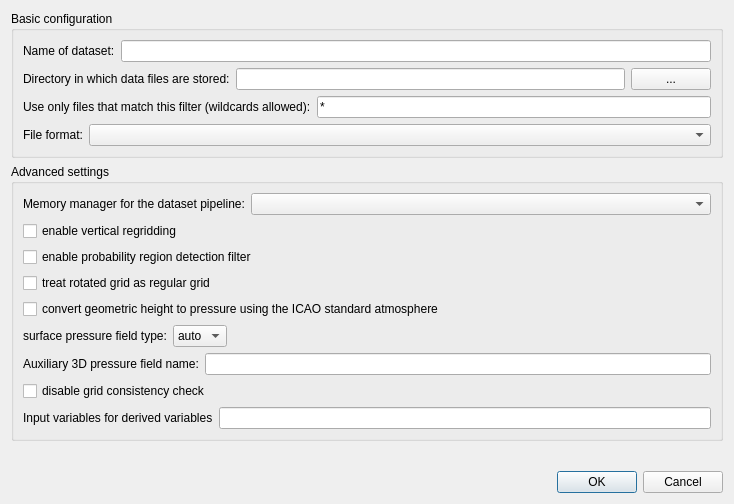
<?xml version="1.0" encoding="UTF-8"?>
<ui version="4.0">
 <class>MAddDatasetDialog</class>
 <widget class="QDialog" name="MAddDatasetDialog">
  <property name="geometry">
   <rect>
    <x>0</x>
    <y>0</y>
    <width>734</width>
    <height>504</height>
   </rect>
  </property>
  <property name="windowTitle">
   <string>Add a new dataset to the Met.3D pipeline</string>
  </property>
  <layout class="QVBoxLayout" name="verticalLayout_3">
   <item>
    <widget class="QGroupBox" name="groupBox">
     <property name="title">
      <string>Basic configuration</string>
     </property>
     <property name="flat">
      <bool>false</bool>
     </property>
     <property name="checkable">
      <bool>false</bool>
     </property>
     <layout class="QVBoxLayout" name="verticalLayout">
      <item>
       <layout class="QHBoxLayout" name="horizontalLayout_2">
        <item>
         <widget class="QLabel" name="label">
          <property name="text">
           <string>Name of dataset:</string>
          </property>
         </widget>
        </item>
        <item>
         <widget class="QLineEdit" name="nameEdit"/>
        </item>
       </layout>
      </item>
      <item>
       <layout class="QHBoxLayout" name="horizontalLayout">
        <property name="sizeConstraint">
         <enum>QLayout::SetNoConstraint</enum>
        </property>
        <item>
         <widget class="QLabel" name="label_3">
          <property name="sizePolicy">
           <sizepolicy hsizetype="Fixed" vsizetype="Fixed">
            <horstretch>0</horstretch>
            <verstretch>0</verstretch>
           </sizepolicy>
          </property>
          <property name="text">
           <string>Directory in which data files are stored:</string>
          </property>
         </widget>
        </item>
        <item>
         <widget class="QLineEdit" name="pathEdit">
          <property name="sizePolicy">
           <sizepolicy hsizetype="Expanding" vsizetype="Fixed">
            <horstretch>0</horstretch>
            <verstretch>0</verstretch>
           </sizepolicy>
          </property>
         </widget>
        </item>
        <item>
         <widget class="QPushButton" name="browseButton">
          <property name="sizePolicy">
           <sizepolicy hsizetype="Minimum" vsizetype="Fixed">
            <horstretch>0</horstretch>
            <verstretch>0</verstretch>
           </sizepolicy>
          </property>
          <property name="text">
           <string>...</string>
          </property>
         </widget>
        </item>
       </layout>
      </item>
      <item>
       <layout class="QHBoxLayout" name="horizontalLayout_3">
        <item>
         <widget class="QLabel" name="label_7">
          <property name="text">
           <string>Use only files that match this filter (wildcards allowed):</string>
          </property>
         </widget>
        </item>
        <item>
         <widget class="QLineEdit" name="fileFilterEdit">
          <property name="text">
           <string>*</string>
          </property>
         </widget>
        </item>
       </layout>
      </item>
      <item>
       <layout class="QHBoxLayout" name="horizontalLayout_4">
        <item>
         <widget class="QLabel" name="label_5">
          <property name="text">
           <string>File format:</string>
          </property>
         </widget>
        </item>
        <item>
         <widget class="QComboBox" name="fileFormatCombo">
          <property name="sizePolicy">
           <sizepolicy hsizetype="Expanding" vsizetype="Fixed">
            <horstretch>0</horstretch>
            <verstretch>0</verstretch>
           </sizepolicy>
          </property>
         </widget>
        </item>
       </layout>
      </item>
     </layout>
    </widget>
   </item>
   <item>
    <widget class="QGroupBox" name="groupBox_2">
     <property name="title">
      <string>Advanced settings</string>
     </property>
     <layout class="QVBoxLayout" name="verticalLayout_2">
      <item>
       <layout class="QHBoxLayout" name="horizontalLayout_5">
        <item>
         <widget class="QLabel" name="label_4">
          <property name="text">
           <string>Memory manager for the dataset pipeline:</string>
          </property>
         </widget>
        </item>
        <item>
         <widget class="QComboBox" name="memoryMCombo">
          <property name="sizePolicy">
           <sizepolicy hsizetype="Expanding" vsizetype="Fixed">
            <horstretch>0</horstretch>
            <verstretch>0</verstretch>
           </sizepolicy>
          </property>
         </widget>
        </item>
       </layout>
      </item>
      <item>
       <widget class="QCheckBox" name="regriddingBool">
        <property name="text">
         <string>enable vertical regridding</string>
        </property>
       </widget>
      </item>
      <item>
       <widget class="QCheckBox" name="propRegBool">
        <property name="text">
         <string>enable probability region detection filter</string>
        </property>
       </widget>
      </item>
      <item>
       <widget class="QCheckBox" name="treatRotatedAsRegularCheckBox">
        <property name="text">
         <string>treat rotated grid as regular grid</string>
        </property>
       </widget>
      </item>
      <item>
       <widget class="QCheckBox" name="convertGeometricHeightToPressureICAOStandardCheckBox">
        <property name="text">
         <string>convert geometric height to pressure using the ICAO standard atmosphere</string>
        </property>
       </widget>
      </item>
      <item>
       <layout class="QHBoxLayout" name="horizontalLayout_7">
        <item>
         <widget class="QLabel" name="label_2">
          <property name="sizePolicy">
           <sizepolicy hsizetype="Fixed" vsizetype="Fixed">
            <horstretch>0</horstretch>
            <verstretch>0</verstretch>
           </sizepolicy>
          </property>
          <property name="text">
           <string>surface pressure field type:</string>
          </property>
         </widget>
        </item>
        <item>
         <widget class="QComboBox" name="surfacePressureTypeComboBox">
          <property name="sizePolicy">
           <sizepolicy hsizetype="Fixed" vsizetype="Fixed">
            <horstretch>0</horstretch>
            <verstretch>0</verstretch>
           </sizepolicy>
          </property>
          <item>
           <property name="text">
            <string>auto</string>
           </property>
          </item>
          <item>
           <property name="text">
            <string>sp</string>
           </property>
          </item>
          <item>
           <property name="text">
            <string>lnsp</string>
           </property>
          </item>
         </widget>
        </item>
        <item>
         <spacer name="horizontalSpacer">
          <property name="orientation">
           <enum>Qt::Horizontal</enum>
          </property>
          <property name="sizeHint" stdset="0">
           <size>
            <width>40</width>
            <height>20</height>
           </size>
          </property>
         </spacer>
        </item>
       </layout>
      </item>
      <item>
       <layout class="QHBoxLayout" name="horizontalLayout_8">
        <item>
         <widget class="QLabel" name="label_1">
          <property name="toolTip">
           <string>Leave empty for not using an auxiliary 3D pressure field.</string>
          </property>
          <property name="text">
           <string>Auxiliary 3D pressure field name:</string>
          </property>
         </widget>
        </item>
        <item>
         <widget class="QLineEdit" name="useAuxiliary3DPressureLineEdit"/>
        </item>
       </layout>
      </item>
      <item>
       <widget class="QCheckBox" name="disableGridConsistencyCheckCheckBox">
        <property name="text">
         <string>disable grid consistency check</string>
        </property>
       </widget>
      </item>
      <item>
       <layout class="QHBoxLayout" name="horizontalLayout_9">
        <item>
         <widget class="QLabel" name="label_6">
          <property name="text">
           <string>Input variables for derived variables</string>
          </property>
         </widget>
        </item>
        <item>
         <widget class="QLineEdit" name="inputVarsForDerivedVarsLineEdit"/>
        </item>
       </layout>
      </item>
     </layout>
    </widget>
   </item>
   <item>
    <spacer name="verticalSpacer">
     <property name="orientation">
      <enum>Qt::Vertical</enum>
     </property>
     <property name="sizeHint" stdset="0">
      <size>
       <width>20</width>
       <height>40</height>
      </size>
     </property>
    </spacer>
   </item>
   <item>
    <layout class="QHBoxLayout" name="horizontalLayout_6">
     <item>
      <widget class="QDialogButtonBox" name="buttonBox">
       <property name="orientation">
        <enum>Qt::Horizontal</enum>
       </property>
       <property name="standardButtons">
        <set>QDialogButtonBox::Cancel|QDialogButtonBox::Ok</set>
       </property>
      </widget>
     </item>
    </layout>
   </item>
  </layout>
 </widget>
 <resources/>
 <connections>
  <connection>
   <sender>buttonBox</sender>
   <signal>accepted()</signal>
   <receiver>MAddDatasetDialog</receiver>
   <slot>accept()</slot>
   <hints>
    <hint type="sourcelabel">
     <x>248</x>
     <y>254</y>
    </hint>
    <hint type="destinationlabel">
     <x>157</x>
     <y>274</y>
    </hint>
   </hints>
  </connection>
  <connection>
   <sender>buttonBox</sender>
   <signal>rejected()</signal>
   <receiver>MAddDatasetDialog</receiver>
   <slot>reject()</slot>
   <hints>
    <hint type="sourcelabel">
     <x>316</x>
     <y>260</y>
    </hint>
    <hint type="destinationlabel">
     <x>286</x>
     <y>274</y>
    </hint>
   </hints>
  </connection>
 </connections>
</ui>
